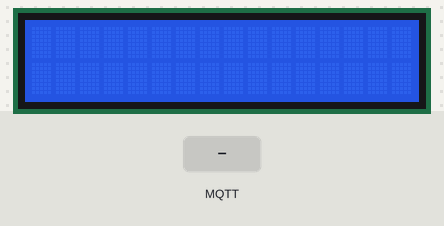
A sketch run on a simulated ESP8266 (Wemos D1 mini). Shown: 16×2 character LCD. The test bench sets the inputs (shaded band). WiFi joins after 1.5 s; servers stay silent unless stated; no MQTT or app messages arrive unless stated; what the sketch prints to the serial monitor is not drawn.

Above: at 2.7 s.
2.8 s: MQTT message "Error" arrives on the first subscribed topic
At 3.5 s:
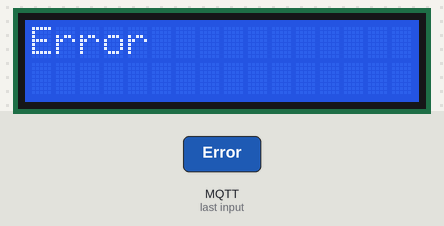
4.3 s: MQTT message "1" arrives on the first subscribed topic
At 4.6 s:
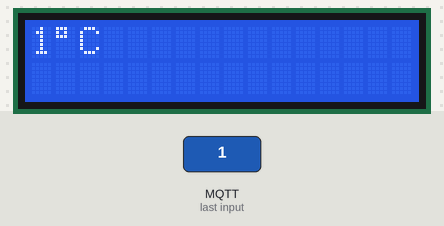
5.8 s: MQTT message "on" arrives on the first subscribed topic
At 7.0 s:
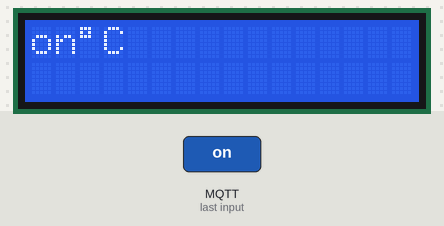
7.3 s: MQTT message "off" arrives on the first subscribed topic
At 8.2 s:
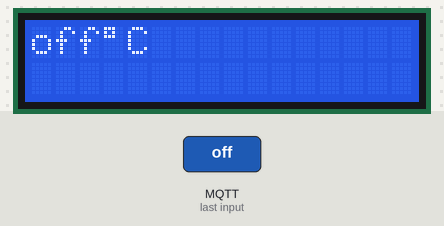
Timing chart, 0 to 9.8 s (numbered marks = the images above; inputs shaded):
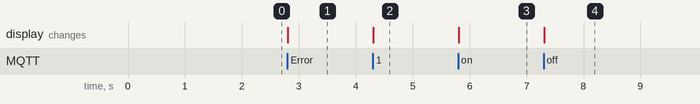

The sketch:

TermometroDigitalMQTT.ino
```cpp
#include <ESP8266WiFi.h>
#include <PubSubClient.h>
#include <Wire.h>
#include <LiquidCrystal_I2C.h>

const char* ssid = "*********";             // SSID de la red WIFI a la que desea conectarse
const char* password = "***************";  // contraseña de dicha red

const char* mqtt_server = "test.mosquitto.org";
const char* tema = "marcombo_temperatura";
WiFiClient clienteWIFI;
PubSubClient clienteMQTT(clienteWIFI);

//Se crea el objeto lcd en la dirección I2C 0x27 para una pantalla de 2 filas de 16 caracteres
LiquidCrystal_I2C lcd(0x27, 16, 2);

void setup() {
  Serial.begin(115200);

  //Se inicia el LCD y se enciende la luz de fondo
  lcd.init();
  lcd.backlight();

  //Inicia la conexión WIFI
  Serial.print("Conectando a " + String(ssid) + " ");
  WiFi.begin(ssid, password);
  while (WiFi.status() != WL_CONNECTED)
  {
    delay(500);
    Serial.print(".");
  }
  Serial.println(" Conectado");

  //Asigna el bróker que se utiliza
  clienteMQTT.setServer(mqtt_server, 1883);
  //Indica la función a la que se va a llamar cuando llegue un mensaje del bróker
  clienteMQTT.setCallback(callback);
}

void callback(char* tema, byte* contenido, unsigned int longitudContenido) {
  String mensaje = "";
  Serial.print("Ha llegado un mensaje con el tema: ");
  Serial.print(tema);
  Serial.print(" y el contenido: ");
  for (int i = 0; i < longitudContenido; i++) {
    mensaje = mensaje + (char)contenido[i];
    Serial.print((char)contenido[i]);
  }
  Serial.println();
  lcd.clear();
  if(mensaje == "Error") lcd.print("Error");
  else{
    lcd.print(mensaje);
    lcd.print((char) 223); // caracter 'º'
    lcd.print("C");
  }
}

void loop() {
  //Establece la conexión con el bróker
  while (!clienteMQTT.connected()) {
      Serial.print("Conectando al broker ...");
      if (clienteMQTT.connect("wemos_lcd")) {
        Serial.println("Conectado al broker.");
        clienteMQTT.subscribe(tema);
      } else {
        delay(5000);
      }
  }
  //Conexión establecida
  clienteMQTT.loop();
}
```

Measured:
- after the input at 2.8 s, the display: changes at once (image 1)
- after the input at 4.3 s, the display: changes at once (image 2)
- after the input at 5.8 s, the display: changes at once (image 3)
- after the input at 7.3 s, the display: changes at once (image 4)
